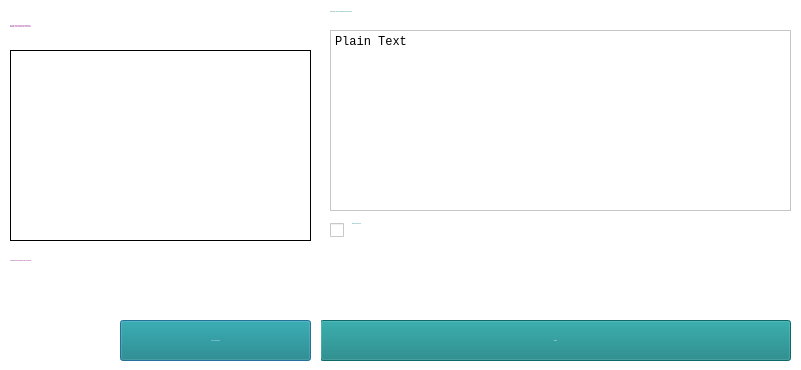
<?xml version="1.0" encoding="UTF-8"?>
<ui version="4.0">
 <class>FWUpdate</class>
 <widget class="QDialog" name="FWUpdate">
  <property name="geometry">
   <rect>
    <x>0</x>
    <y>0</y>
    <width>801</width>
    <height>370</height>
   </rect>
  </property>
  <property name="windowTitle">
   <string>Dialog</string>
  </property>
  <widget class="QWidget" name="welcome" native="true">
   <property name="geometry">
    <rect>
     <x>0</x>
     <y>0</y>
     <width>321</width>
     <height>371</height>
    </rect>
   </property>
   <property name="styleSheet">
    <string notr="true">background-color: rgb(255, 255, 255);</string>
   </property>
   <widget class="QPushButton" name="welcome_next">
    <property name="geometry">
     <rect>
      <x>120</x>
      <y>320</y>
      <width>191</width>
      <height>41</height>
     </rect>
    </property>
    <property name="font">
     <font>
      <family>RalewayBold</family>
      <pointsize>-1</pointsize>
      <weight>50</weight>
      <italic>false</italic>
      <bold>false</bold>
     </font>
    </property>
    <property name="styleSheet">
     <string notr="true">background-color: rgb(16, 128, 128);
color: rgb(255, 255, 255);font: 12px &quot;RalewayBold&quot;;</string>
    </property>
    <property name="text">
     <string>Sure. Next please!</string>
    </property>
   </widget>
   <widget class="QLabel" name="welcome_intro_1">
    <property name="geometry">
     <rect>
      <x>10</x>
      <y>10</y>
      <width>301</width>
      <height>31</height>
     </rect>
    </property>
    <property name="font">
     <font>
      <family>RalewayBold</family>
      <pointsize>-1</pointsize>
      <weight>50</weight>
      <italic>false</italic>
      <bold>false</bold>
     </font>
    </property>
    <property name="styleSheet">
     <string notr="true">color: rgb(128, 0, 128);
font: 12px &quot;RalewayBold&quot;;</string>
    </property>
    <property name="text">
     <string>Hey there. I'm here to help you updating the
firmware of your Fluorescence clock. Let's go!</string>
    </property>
   </widget>
   <widget class="QLabel" name="welcome_pic">
    <property name="geometry">
     <rect>
      <x>10</x>
      <y>50</y>
      <width>301</width>
      <height>191</height>
     </rect>
    </property>
    <property name="frameShape">
     <enum>QFrame::Box</enum>
    </property>
    <property name="text">
     <string/>
    </property>
    <property name="pixmap">
     <pixmap resource="../../../CCPP/FluorescenceApp_MacOS_Release/qmake_qmake_immediate.qrc">:/Resources/fl2_usb.jpg</pixmap>
    </property>
   </widget>
   <widget class="QLabel" name="welcome_intro_2">
    <property name="geometry">
     <rect>
      <x>10</x>
      <y>245</y>
      <width>301</width>
      <height>31</height>
     </rect>
    </property>
    <property name="font">
     <font>
      <family>RalewayBold</family>
      <pointsize>-1</pointsize>
      <weight>50</weight>
      <italic>false</italic>
      <bold>false</bold>
     </font>
    </property>
    <property name="styleSheet">
     <string notr="true">color: rgb(128, 0, 128);
font: 12px &quot;RalewayBold&quot;;</string>
    </property>
    <property name="text">
     <string>Is Fluorescence is powered on and connected?</string>
    </property>
   </widget>
  </widget>
  <widget class="QWidget" name="updater" native="true">
   <property name="geometry">
    <rect>
     <x>0</x>
     <y>0</y>
     <width>801</width>
     <height>371</height>
    </rect>
   </property>
   <property name="styleSheet">
    <string notr="true">background-color: rgb(255, 255, 255);</string>
   </property>
   <widget class="QLabel" name="updater_intro">
    <property name="geometry">
     <rect>
      <x>20</x>
      <y>20</y>
      <width>281</width>
      <height>31</height>
     </rect>
    </property>
    <property name="font">
     <font>
      <family>RalewayBold</family>
      <pointsize>-1</pointsize>
      <weight>50</weight>
      <italic>false</italic>
      <bold>false</bold>
     </font>
    </property>
    <property name="styleSheet">
     <string notr="true">color: rgb(16, 128, 128);font: 18px &quot;RalewayBold&quot;;</string>
    </property>
    <property name="text">
     <string>Step 2:</string>
    </property>
    <property name="alignment">
     <set>Qt::AlignCenter</set>
    </property>
   </widget>
   <widget class="QLabel" name="updater_curr">
    <property name="geometry">
     <rect>
      <x>10</x>
      <y>80</y>
      <width>301</width>
      <height>31</height>
     </rect>
    </property>
    <property name="font">
     <font>
      <family>RalewayBold</family>
      <pointsize>-1</pointsize>
      <weight>50</weight>
      <italic>false</italic>
      <bold>false</bold>
     </font>
    </property>
    <property name="styleSheet">
     <string notr="true">color: rgb(128, 0, 128);font: 26px &quot;RalewayBold&quot;;</string>
    </property>
    <property name="text">
     <string>v9.99s</string>
    </property>
    <property name="alignment">
     <set>Qt::AlignCenter</set>
    </property>
   </widget>
   <widget class="QLabel" name="updater_intro_curr">
    <property name="geometry">
     <rect>
      <x>10</x>
      <y>110</y>
      <width>301</width>
      <height>31</height>
     </rect>
    </property>
    <property name="font">
     <font>
      <family>RalewayBold</family>
      <pointsize>-1</pointsize>
      <weight>50</weight>
      <italic>false</italic>
      <bold>false</bold>
     </font>
    </property>
    <property name="styleSheet">
     <string notr="true">color: rgb(16, 128, 128);font: 12px &quot;RalewayBold&quot;;</string>
    </property>
    <property name="text">
     <string>That's the current version of Fluorescence.</string>
    </property>
    <property name="alignment">
     <set>Qt::AlignCenter</set>
    </property>
   </widget>
   <widget class="QLabel" name="updater_new">
    <property name="geometry">
     <rect>
      <x>10</x>
      <y>180</y>
      <width>301</width>
      <height>31</height>
     </rect>
    </property>
    <property name="font">
     <font>
      <family>RalewayBold</family>
      <pointsize>-1</pointsize>
      <weight>50</weight>
      <italic>false</italic>
      <bold>false</bold>
     </font>
    </property>
    <property name="styleSheet">
     <string notr="true">color: rgb(128, 0, 128);font: 26px &quot;RalewayBold&quot;;</string>
    </property>
    <property name="text">
     <string>v11.11s</string>
    </property>
    <property name="alignment">
     <set>Qt::AlignCenter</set>
    </property>
   </widget>
   <widget class="QLabel" name="updater_intro_new">
    <property name="geometry">
     <rect>
      <x>10</x>
      <y>210</y>
      <width>301</width>
      <height>31</height>
     </rect>
    </property>
    <property name="font">
     <font>
      <family>RalewayBold</family>
      <pointsize>-1</pointsize>
      <weight>50</weight>
      <italic>false</italic>
      <bold>false</bold>
     </font>
    </property>
    <property name="styleSheet">
     <string notr="true">color: rgb(16, 128, 128);font: 12px &quot;RalewayBold&quot;;</string>
    </property>
    <property name="text">
     <string>That's the version that we'll update to.</string>
    </property>
    <property name="alignment">
     <set>Qt::AlignCenter</set>
    </property>
   </widget>
   <widget class="QPushButton" name="updater_run">
    <property name="geometry">
     <rect>
      <x>20</x>
      <y>300</y>
      <width>281</width>
      <height>61</height>
     </rect>
    </property>
    <property name="font">
     <font>
      <family>RalewayBold</family>
      <pointsize>-1</pointsize>
      <weight>50</weight>
      <italic>false</italic>
      <bold>false</bold>
     </font>
    </property>
    <property name="styleSheet">
     <string notr="true">background-color: rgb(16, 128, 128);
color: rgb(255, 255, 255);
font: 12px &quot;RalewayBold&quot;;</string>
    </property>
    <property name="text">
     <string>Looks great. Next!</string>
    </property>
   </widget>
   <widget class="QCheckBox" name="updater_agree">
    <property name="geometry">
     <rect>
      <x>330</x>
      <y>220</y>
      <width>21</width>
      <height>21</height>
     </rect>
    </property>
    <property name="font">
     <font>
      <weight>75</weight>
      <bold>true</bold>
     </font>
    </property>
    <property name="styleSheet">
     <string notr="true">color: rgb(16, 128, 128);</string>
    </property>
    <property name="text">
     <string/>
    </property>
   </widget>
   <widget class="QLabel" name="updater_run_text">
    <property name="geometry">
     <rect>
      <x>330</x>
      <y>10</y>
      <width>461</width>
      <height>16</height>
     </rect>
    </property>
    <property name="font">
     <font>
      <family>RalewayBold</family>
      <pointsize>-1</pointsize>
      <weight>50</weight>
      <italic>false</italic>
      <bold>false</bold>
     </font>
    </property>
    <property name="styleSheet">
     <string notr="true">color: rgb(16, 128, 128);
font: 12px &quot;RalewayBold&quot;;</string>
    </property>
    <property name="text">
     <string>Information about the firmware update process</string>
    </property>
    <property name="alignment">
     <set>Qt::AlignLeading|Qt::AlignLeft|Qt::AlignTop</set>
    </property>
    <property name="wordWrap">
     <bool>true</bool>
    </property>
   </widget>
   <widget class="QLabel" name="updater_agree_text">
    <property name="geometry">
     <rect>
      <x>352</x>
      <y>222</y>
      <width>441</width>
      <height>81</height>
     </rect>
    </property>
    <property name="font">
     <font>
      <family>RalewayBold</family>
      <pointsize>-1</pointsize>
      <weight>50</weight>
      <italic>false</italic>
      <bold>false</bold>
     </font>
    </property>
    <property name="styleSheet">
     <string notr="true">color: rgb(16, 128, 128);
font: 12px &quot;RalewayBold&quot;;</string>
    </property>
    <property name="text">
     <string>Updater Agree Text</string>
    </property>
    <property name="alignment">
     <set>Qt::AlignLeading|Qt::AlignLeft|Qt::AlignTop</set>
    </property>
    <property name="wordWrap">
     <bool>true</bool>
    </property>
   </widget>
   <widget class="QPlainTextEdit" name="updater_info_text">
    <property name="geometry">
     <rect>
      <x>330</x>
      <y>30</y>
      <width>461</width>
      <height>181</height>
     </rect>
    </property>
    <property name="font">
     <font>
      <family>Courier New</family>
     </font>
    </property>
    <property name="readOnly">
     <bool>true</bool>
    </property>
    <property name="plainText">
     <string>Plain Text</string>
    </property>
   </widget>
   <widget class="QPushButton" name="updater_update">
    <property name="enabled">
     <bool>false</bool>
    </property>
    <property name="geometry">
     <rect>
      <x>320</x>
      <y>320</y>
      <width>471</width>
      <height>41</height>
     </rect>
    </property>
    <property name="font">
     <font>
      <family>RalewayBold</family>
      <pointsize>-1</pointsize>
      <weight>50</weight>
      <italic>false</italic>
      <bold>false</bold>
     </font>
    </property>
    <property name="styleSheet">
     <string notr="true">background-color: rgb(16, 128, 128);
color: rgb(255, 255, 255);font: 12px &quot;RalewayBold&quot;;</string>
    </property>
    <property name="text">
     <string>Update</string>
    </property>
   </widget>
  </widget>
  <zorder>updater</zorder>
  <zorder>welcome</zorder>
 </widget>
 <resources>
  <include location="../../../CCPP/FluorescenceApp_MacOS_Release/qmake_qmake_immediate.qrc"/>
 </resources>
 <connections/>
</ui>
